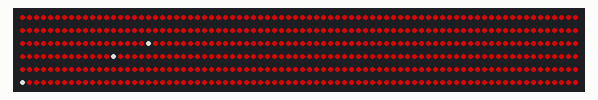
The sketch below on a simulated ESP8266 (NodeMCU). Parts: 480 RGB LEDs in strip order, left to right, continuing on the next row. Dim RGB values are drawn brighter than linear; random numbers use the default seed unless the sketch sets one.

Above: at 1.15 s.

The sketch:

Red-w-Sparkles.ino
```cpp
/* mover

By: Andrew Tuline

Date: February 2015

This is a simple pixel moving routine for those of you that just like to count pixels on a strand.
I prefer to use sine waves as they provide a LOT of flexibility with less code for moving pixels around.

You should be able to add more variables, such as hues, hue rotation, direction and so forth.

*/


#include "FastLED.h"                                          // FastLED library. Preferably the latest copy of FastLED 2.1.

#if FASTLED_VERSION < 3001000
#error "Requires FastLED 3.1 or later; check github for latest code."
#endif

// Fixed definitions cannot change on the fly.
#define LED_DT D8                                             // Data pin to connect to the strip.
#define LED_CK D4
#define COLOR_ORDER RGB                                       // Are they RGB, GRB or what??
#define LED_TYPE WS2801                                       // Don't forget to change LEDS.addLeds
#define NUM_LEDS 480                                          // Number of LED's.
#define FRAMES_PER_SECOND  60

// Initialize changeable global variables.
uint8_t max_bright = 150;                                     // Overall brightness definition. It can be changed on the fly.

struct CRGB leds[NUM_LEDS];                                   // Initialize our LED array.


// Define variables used by the sequence.

uint8_t thisdelay = 0;                                      // A delay value for the sequence(s).
uint8_t  thisfade = 20;                                      // How quickly does it fade? Lower = slower fade rate.


void setup() {
  delay(1000);                                                // Power-up safety delay or something like that.
  Serial.begin(57600);

//  LEDS.addLeds<LED_TYPE, LED_DT, COLOR_ORDER>(leds, NUM_LEDS);        // Use this for WS2812B
  LEDS.addLeds<LED_TYPE, LED_DT, LED_CK, COLOR_ORDER>(leds, NUM_LEDS);  // Use this for WS2801 or APA102

  FastLED.setBrightness(max_bright);
  set_max_power_in_volts_and_milliamps(5, 9000);               // FastLED power management set at 5V, 500mA.
} // setup()


// List of patterns to cycle through.  Each is defined as a separate function below.
typedef void (*SimplePatternList[])();
//SimplePatternList gPatterns = { rainbow, rainbowWithGlitter, confetti, sinelon, juggle, bpm };
SimplePatternList gPatterns = {rainbowWithGlitter};

uint8_t gCurrentPatternNumber = 0; // Index number of which pattern is current
uint8_t gHue = 0; // rotating "base color" used by many of the patterns

void loop()
{
  // Call the current pattern function once, updating the 'leds' array
  gPatterns[gCurrentPatternNumber]();

  // send the 'leds' array out to the actual LED strip
  FastLED.show();
  // insert a delay to keep the framerate modest
  FastLED.delay(1000/FRAMES_PER_SECOND);

  // do some periodic updates
  //EVERY_N_MILLISECONDS( 20 ) { gHue++; } // slowly cycle the "base color" through the rainbow
  //EVERY_N_SECONDS( 10 ) { nextPattern(); } // change patterns periodically
}

#define ARRAY_SIZE(A) (sizeof(A) / sizeof((A)[0]))

void nextPattern()
{
  // add one to the current pattern number, and wrap around at the end
  gCurrentPatternNumber = (gCurrentPatternNumber + 1) % ARRAY_SIZE( gPatterns);
}

void rainbow()
{
  // FastLED's built-in rainbow generator
  fill_solid( leds, NUM_LEDS, CRGB(255,0,0));
  //fill_rainbow( leds, NUM_LEDS, gHue, 7);
}

void rainbowWithGlitter()
{
  // built-in FastLED rainbow, plus some random sparkly glitter
  rainbow();
  addGlitter(480);

}

void addGlitter( fract8 chanceOfGlitter)
{
  if( random8() < chanceOfGlitter) {
    leds[ random16(NUM_LEDS) ] += CRGB::White;
  }
  if( random8() < chanceOfGlitter) {
    leds[ random16(NUM_LEDS) ] += CRGB::White;
  }
  if( random8() < chanceOfGlitter) {
    leds[ random16(NUM_LEDS) ] += CRGB::White;
  }
}
```
